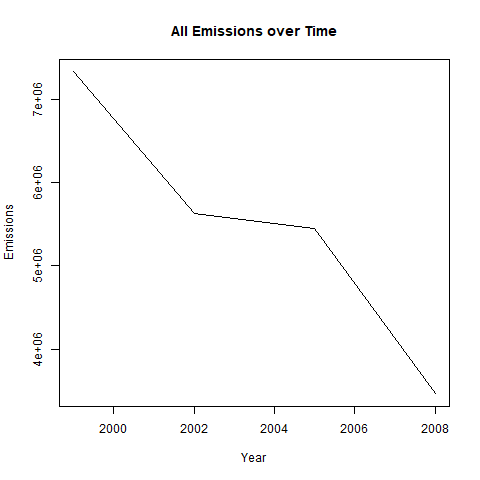

Source code (R):
plot1 <- function(){
    source(paste0(c(getwd(), "read_data.R"), collapse="/"))
    source(paste0(c(getwd(), "png.R"), collapse="/"))
    readData()

    agg <- aggregate(Emissions ~ year, data=nei, sum)

    openpng("plot1.png")
        plot(agg$year, agg$Emissions, type="l", ylab="Emissions", xlab="Year", main="All Emissions over Time")
    closepng()
}
